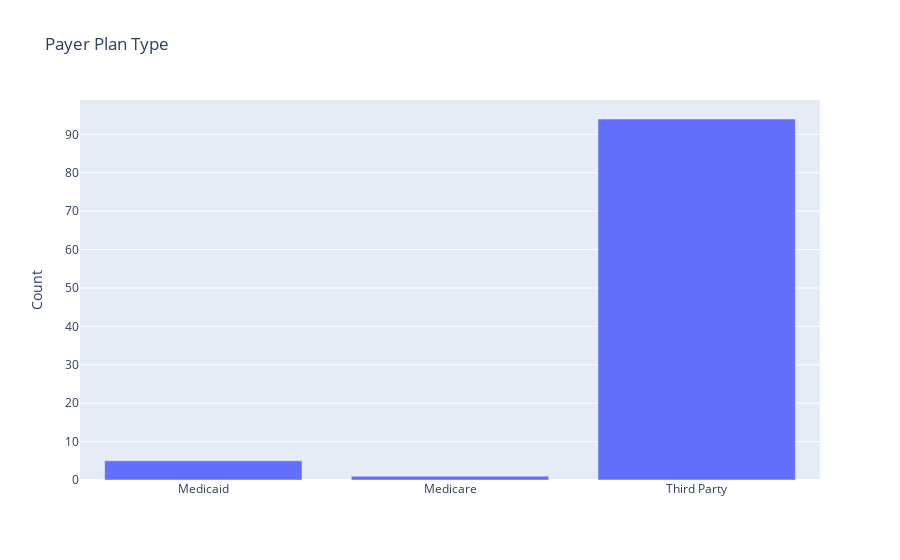

The notebook cell saved with this chart:
### Code cell
mx_ppt = mx_data[['payer_plan_type', 'claim_txn_id']].groupby(['payer_plan_type']).count()
mx_ppt
mx_ppt.columns

layout = go.Layout(title="Payer Plan Type", yaxis=dict(title="Count"))
data = [go.Bar(x=mx_ppt.index, y=mx_ppt.claim_txn_id)]
py.iplot(go.Figure(data=data, layout=layout))

### Figure 1 — Plotly figure (JSON) as saved in the notebook; plotly's stock layout.template omitted (floating-point values rounded to 4 significant figures)
{"data": [{"type": "bar", "x": ["Medicaid", "Medicare", "Third Party"], "y": [5, 1, 94]}], "layout": {"title": {"text": "Payer Plan Type"}, "yaxis": {"title": {"text": "Count"}}}}
